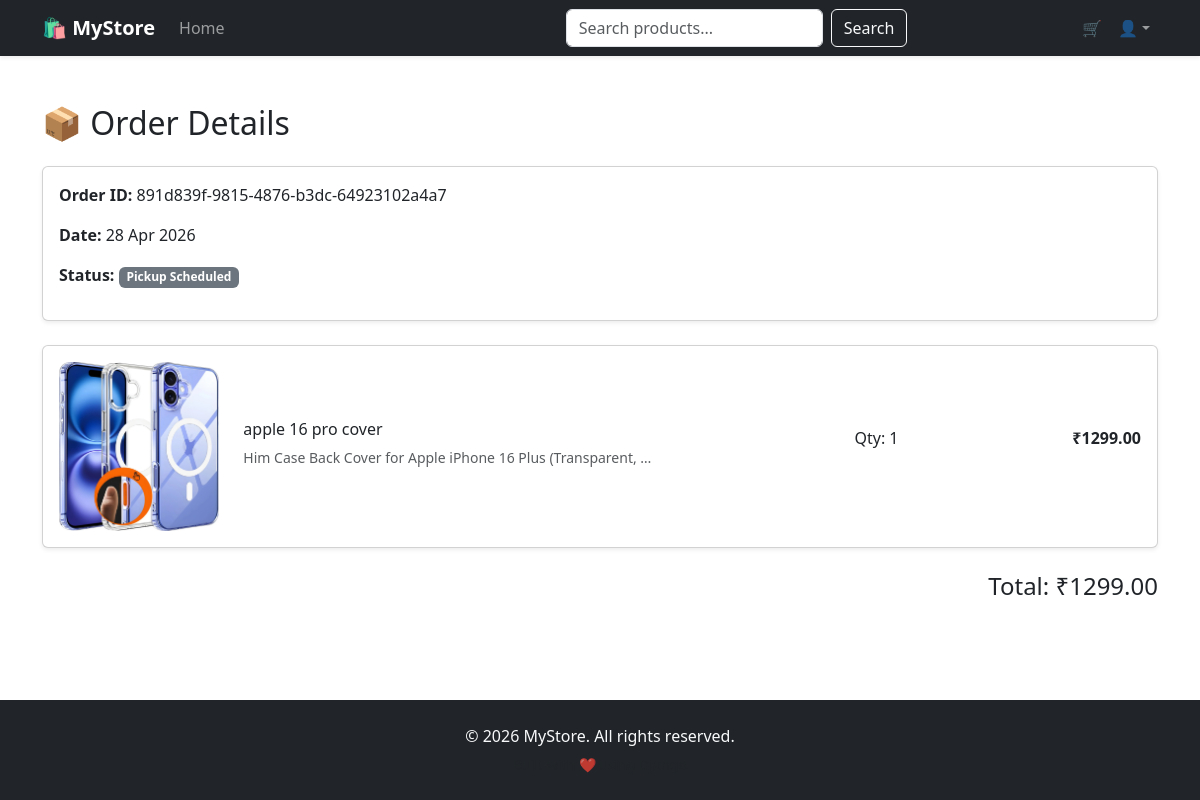
The app's page /orders/891d839f-9815-4876-b3dc-64923102a4a7/ (signed in) with its own data.
### orders/models.py (models this page shows, shortened)
class Order(models.Model):
    STATUS_CHOICES = (
        ('PLACED', 'Placed'),
        ('SHIPPED', 'Shipped'),
        ('DELIVERED', 'Delivered'),
        ('CANCELLED', 'Cancelled'),
        ('RETURN_REQUESTED', 'Return Requested'),
        ('REPLACEMENT_REQUESTED', 'Replacement Requested'),
        ('PICKUP_SCHEDULED', 'Pickup Scheduled'),
        ('PICKED_UP', 'Picked Up'),
    )
    id = models.UUIDField(primary_key=True, default=uuid.uuid4, editable=False)
    user = models.ForeignKey(User, on_delete=models.CASCADE, null=True, blank=True)
    address = models.ForeignKey(
        'accounts.Address',
        on_delete=models.SET_NULL,
        null=True,
        blank=True,
        related_name='orders',
    )
    total_amount = models.DecimalField(max_digits=10, decimal_places=2, default=0)
    status = models.CharField(max_length=50, choices=STATUS_CHOICES, default='PLACED')
    delivered_at = models.DateTimeField(null=True, blank=True)
    pickup_date = models.DateField(null=True, blank=True)
    created_at = models.DateTimeField(auto_now_add=True)

class OrderItem(models.Model):
    id = models.UUIDField(primary_key=True, default=uuid.uuid4, editable=False)
    order = models.ForeignKey('orders.Order', on_delete=models.CASCADE, related_name='items')
    product = models.ForeignKey(
        'products.Product',
        on_delete=models.CASCADE,
        related_name='order_items',
    )
    quantity = models.PositiveIntegerField()
    price = models.DecimalField(max_digits=10, decimal_places=2)

### products/models.py (models this page shows, shortened)
class Product(models.Model):
    id = models.UUIDField(primary_key=True, default=uuid.uuid4, editable=False)
    name = models.CharField(max_length=200)
    description = models.TextField(blank=True)
    price = models.DecimalField(max_digits=10, decimal_places=2)
    main_image = models.ImageField(upload_to='products/', null=True, blank=True)
    created_at = models.DateTimeField(auto_now_add=True)

### orders/views.py (the view)
# urls.py: path('<uuid:pk>/', OrderDetailView.as_view(), name='order-detail'),
class OrderDetailView(LoginRequiredMixin, View):
    login_url = 'login'
    def get(self, request, pk):
        order = get_object_or_404(Order, id=pk, user=request.user)
        return render(request, 'orders/order_detail.html', {'order': order})

### products/context_processors.py (called while the page is built)
def cart_count(request):
    total_items = 0
    if request.user.is_authenticated and hasattr(request.user, 'cart'):
        total_items = sum(item.quantity for item in request.user.cart.items.all())
    return {'cart_count': total_items}

### templates/orders/order_detail.html
{% extends "base/base.html" %}
{% load static %}
{% block content %}
<div class="container mt-5">
    <h2 class="mb-4">📦 Order Details</h2>
    <div class="card p-3 mb-4 shadow-sm">
        <p><strong>Order ID:</strong> {{ order.id }}</p>
        <p><strong>Date:</strong> {{ order.created_at|date:"d M Y" }}</p>
        <p><strong>Status:</strong>
            <span class="badge
                {% if order.status == 'PLACED' %} bg-warning text-dark
                {% elif order.status == 'SHIPPED' %} bg-primary
                {% elif order.status == 'DELIVERED' %} bg-success
                {% else %} bg-secondary
                {% endif %}
            ">
                {{ order.get_status_display }}
            </span>
        </p>
    </div>
    {% for item in order.items.all %}
    <div class="card mb-3 p-3 shadow-sm">
        <div class="row align-items-center">
            <div class="col-md-2">
                {% if item.product.main_image %}
                    <img src="{{ item.product.main_image.url }}"
                         class="img-fluid rounded">
                {% else %}
                    <img src="{% static 'images/no-image.png' %}"
                         class="img-fluid rounded">
                {% endif %}
            </div>
            <div class="col-md-6">
                <h6>{{ item.product.name }}</h6>
                <p class="text-muted small mb-1">
                    {{ item.product.description|truncatechars:60 }}
                </p>
            </div>
            <div class="col-md-2 text-center">
                <p>Qty: {{ item.quantity }}</p>
            </div>
            <div class="col-md-2 text-end">
                <p class="fw-bold">₹{{ item.price }}</p>
            </div>
        </div>
    </div>
    {% endfor %}
    <div class="text-end mt-4">
        <h4>Total: ₹{{ order.total_amount }}</h4>
    </div>
</div>
{% endblock %}

### records on screen
Order: id "891d839f-9815-4876-b3dc-64923102a4a7", created_at "28 Apr 2026", status "Pickup Scheduled", total_amount "1299.00"
OrderItem: product.main_image (picture), product.name "apple 16 pro cover", product.description "Him Case Back Cover for Apple iPhone 16 Plus (Transparent, …", quantity "1", price "1299.00"
